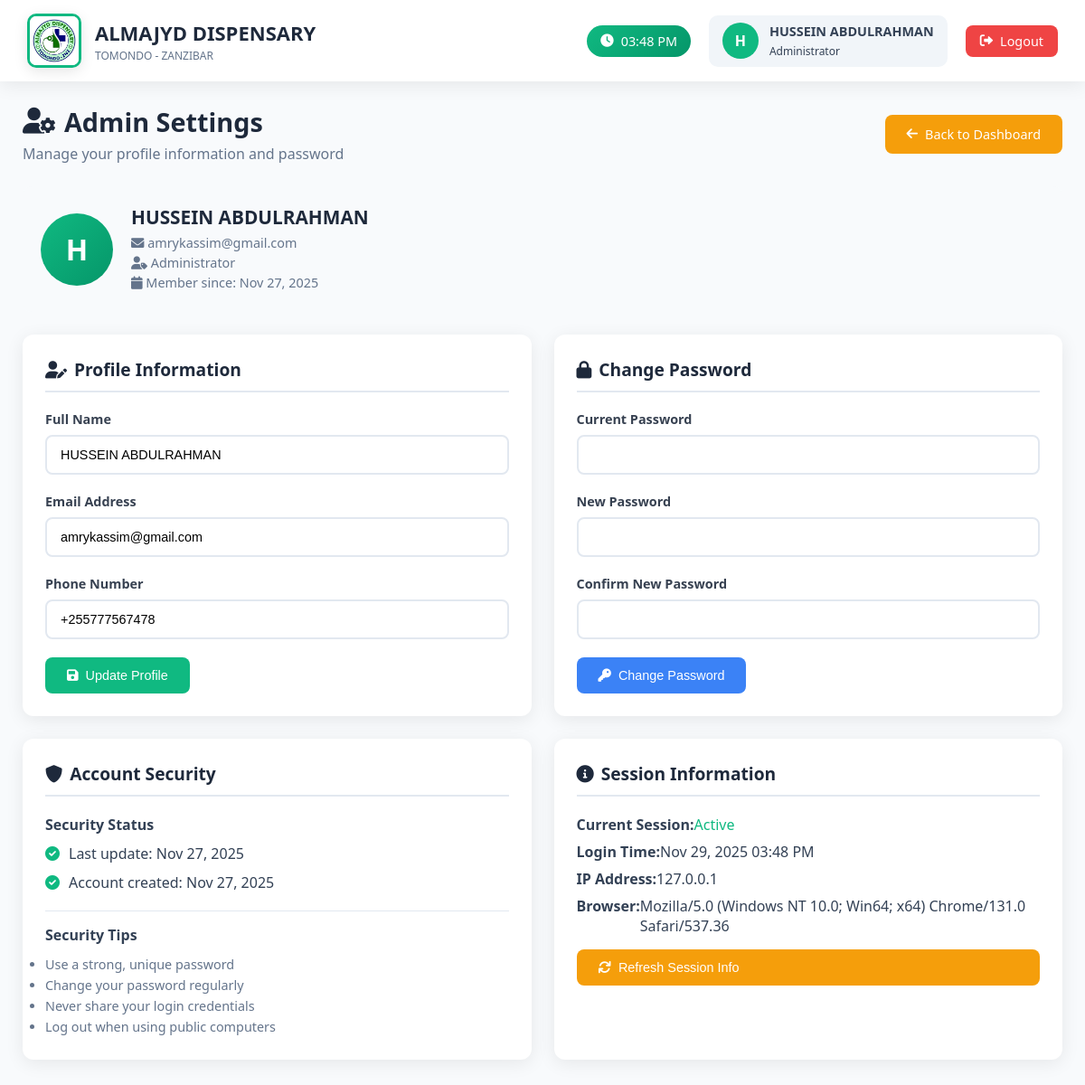
The page /admin/system_settings.php (signed in) on the database its author committed.
### tables this page shows
CREATE TABLE `users` (
  `id` int(11) NOT NULL,
  `username` varchar(50) NOT NULL,
  `password` varchar(255) NOT NULL,
  `email` varchar(100) DEFAULT NULL,
  `role` enum('admin','doctor','receptionist','laboratory','pharmacy','cashier') NOT NULL,
  `full_name` varchar(100) NOT NULL,
  `phone` varchar(20) DEFAULT NULL,
  `district` varchar(50) DEFAULT NULL,
  `region` varchar(50) DEFAULT NULL,
  `status` enum('active','inactive') DEFAULT 'active',
  `created_at` timestamp NOT NULL DEFAULT current_timestamp(),
  `updated_at` timestamp NOT NULL DEFAULT current_timestamp() ON UPDATE current_timestamp()
);

### admin/system_settings.php (the view, shortened to what this page needs)
<?php
require_once '../config.php';
$user_id = $_SESSION['user_id'];
$stmt = $pdo->prepare("SELECT * FROM users WHERE id = ?");
$stmt->execute([$user_id]);
$user = $stmt->fetch(PDO::FETCH_ASSOC);
$last_update = isset($user['updated_at']) && !empty($user['updated_at']) ?
    date('M j, Y', strtotime($user['updated_at'])) :
    date('M j, Y', strtotime($user['created_at']));
?>
<!DOCTYPE html>
<html lang="en">
<head>
    <link rel="stylesheet" href="https://cdnjs.cloudflare.com/ajax/libs/font-awesome/6.0.0/css/all.min.css">
</head>
<body>
    <div class="topbar">
        <div class="logo-section">
            <div class="logo">
                <img src="../images/logo.jpg" alt="Almajyd Dispensary Logo">
            </div>
            <div class="clinic-info">
                <h1>ALMAJYD DISPENSARY</h1>
                <p>TOMONDO - ZANZIBAR</p>
            </div>
        </div>
        <div class="user-area">
            <div class="time-display">
                <i class="fas fa-clock"></i>
                <span id="currentTime"><?php echo date('h:i A'); ?></span>
            </div>
            <div class="user">
                <div class="user-avatar">
                    <?php echo strtoupper(substr($user['full_name'], 0, 1)); ?>
                </div>
                <div>
                    <div style="font-weight:600; font-size: 0.9rem;"><?php echo $user['full_name']; ?></div>
                    <small style="font-size: 0.75rem;">Administrator</small>
                </div>
            </div>
            <a href="../logout.php" class="logout-btn">
                <i class="fas fa-sign-out-alt"></i>
                Logout
            </a>
        </div>
    </div>
    <div class="main">
        <div class="page-header">
            <div>
                <h1 class="page-title">
                    <i class="fas fa-user-cog"></i>
                    Admin Settings
                </h1>
                <p style="color: #64748b; margin-top: 5px;">Manage your profile information and password</p>
            </div>
            <div class="page-actions">
                <a href="dashboard.php" class="btn btn-warning">
                    <i class="fas fa-arrow-left"></i>
                    Back to Dashboard
                </a>
            </div>
        </div>
        <div class="profile-info">
            <div class="profile-avatar">
                <?php echo strtoupper(substr($user['full_name'], 0, 1)); ?>
            </div>
            <div class="profile-details">
                <h4><?php echo htmlspecialchars($user['full_name']); ?></h4>
                <p><i class="fas fa-envelope"></i> <?php echo htmlspecialchars($user['email']); ?></p>
                <p><i class="fas fa-user-tag"></i> Administrator</p>
                <p><i class="fas fa-calendar"></i> Member since: <?php echo date('M j, Y', strtotime($user['created_at'])); ?></p>
            </div>
        </div>
        <div class="settings-grid">
            <div class="settings-card">
                <h3><i class="fas fa-user-edit"></i> Profile Information</h3>
                <form method="POST" action="">
                    <div class="form-group">
                        <label class="form-label">Full Name</label>
                        <input type="text" name="full_name" class="form-input"
                               value="<?php echo htmlspecialchars($user['full_name']); ?>" required>
                    </div>
                    <div class="form-group">
                        <label class="form-label">Email Address</label>
                        <input type="email" name="email" class="form-input"
                               value="<?php echo htmlspecialchars($user['email']); ?>" required>
                    </div>
                    <div class="form-group">
                        <label class="form-label">Phone Number</label>
                        <input type="text" name="phone" class="form-input"
                               value="<?php echo htmlspecialchars($user['phone'] ?? ''); ?>"
                               placeholder="Enter your phone number">
                    </div>
                    <button type="submit" name="update_profile" class="btn btn-success">
                        <i class="fas fa-save"></i> Update Profile
                    </button>
                </form>
            </div>
            <div class="settings-card">
                <h3><i class="fas fa-lock"></i> Change Password</h3>
                <form method="POST" action="" id="passwordForm">
                    <div class="form-group">
                        <label class="form-label">Current Password</label>
                        <input type="password" name="current_password" class="form-input" required>
                    </div>
                    <div class="form-group">
                        <label class="form-label">New Password</label>
                        <input type="password" name="new_password" class="form-input" id="newPassword" required minlength="6">
                    </div>
                    <div class="form-group">
                        <label class="form-label">Confirm New Password</label>
                        <input type="password" name="confirm_password" class="form-input" id="confirmPassword" required minlength="6">
                    </div>
                    <button type="submit" name="update_password" class="btn btn-primary">
                        <i class="fas fa-key"></i> Change Password
                    </button>
                </form>
            </div>
            <div class="settings-card">
                <h3><i class="fas fa-shield-alt"></i> Account Security</h3>
                <div style="margin-bottom: 20px;">
                    <h4 style="margin-bottom: 10px; font-size: 1rem;">Security Status</h4>
                    <div style="display: flex; align-items: center; gap: 10px; margin-bottom: 10px;">
                        <i class="fas fa-check-circle" style="color: #10b981;"></i>
                        <span>Last update: <?php echo $last_update; ?></span>
                    </div>
                    <div style="display: flex; align-items: center; gap: 10px;">
                        <i class="fas fa-check-circle" style="color: #10b981;"></i>
                        <span>Account created: <?php echo date('M j, Y', strtotime($user['created_at'])); ?></span>
                    </div>
                </div>
                <div style="border-top: 1px solid #e2e8f0; padding-top: 15px;">
                    <h4 style="margin-bottom: 10px; font-size: 1rem;">Security Tips</h4>
                    <ul style="color: #64748b; font-size: 0.9rem; line-height: 1.6;">
                        <li>Use a strong, unique password</li>
                        <li>Change your password regularly</li>
                        <li>Never share your login credentials</li>
                        <li>Log out when using public computers</li>
                    </ul>
                </div>
            </div>
            <div class="settings-card">
                <h3><i class="fas fa-info-circle"></i> Session Information</h3>
                <div style="margin-bottom: 15px;">
                    <div style="display: flex; justify-content: between; margin-bottom: 8px;">
                        <span style="font-weight: 600;">Current Session:</span>
                        <span style="color: #10b981;">Active</span>
                    </div>
                    <div style="display: flex; justify-content: between; margin-bottom: 8px;">
                        <span style="font-weight: 600;">Login Time:</span>
                        <span><?php echo date('M j, Y h:i A'); ?></span>
                    </div>
                    <div style="display: flex; justify-content: between; margin-bottom: 8px;">
                        <span style="font-weight: 600;">IP Address:</span>
                        <span><?php echo $_SERVER['REMOTE_ADDR']; ?></span>
                    </div>
                    <div style="display: flex; justify-content: between;">
                        <span style="font-weight: 600;">Browser:</span>
                        <span><?php echo $_SERVER['HTTP_USER_AGENT']; ?></span>
                    </div>
                </div>
                <button onclick="location.reload()" class="btn btn-warning" style="width: 100%;">
                    <i class="fas fa-sync"></i> Refresh Session Info
                </button>
            </div>
        </div>
    </div>
</body>
</html>

### admin/system_settings.php (style rules this page uses)
* { margin: 0; padding: 0; box-sizing: border-box; }
body { font-family: 'Segoe UI', system-ui, sans-serif; background: #f8fafc; color: #334155; }
.topbar { background: white; padding: 15px 30px; box-shadow: 0 4px 20px rgba(0,0,0,0.08); display: flex; justify-content: space-between; align-items: center; position: sticky; top: 0; z-index: 100; flex-wrap: wrap; gap: 15px; }
.logo-section { display: flex; align-items: center; gap: 15px; }
.logo { width: 60px; height: 60px; border-radius: 10px; overflow: hidden; box-shadow: 0 4px 15px rgba(0,0,0,0.1); border: 3px solid #10b981; }
.logo img { width: 100%; height: 100%; object-fit: cover; }
.clinic-info h1 { font-size: 22px; font-weight: 700; color: #1e293b; margin-bottom: 2px; }
.clinic-info p { font-size: 12px; color: #64748b; margin: 0; }
.user-area { display: flex; align-items: center; gap: 20px; flex-wrap: wrap; }
.time-display { background: linear-gradient(135deg, #10b981, #059669); color: white; padding: 8px 15px; border-radius: 25px; font-size: 0.9rem; font-weight: 500; display: flex; align-items: center; gap: 8px; }
.user { display: flex; align-items: center; gap: 12px; background: #f1f5f9; padding: 8px 15px; border-radius: 10px; }
.user-avatar { width: 40px; height: 40px; background: #10b981; border-radius: 50%; display: flex; align-items: center; justify-content: center; color: white; font-weight: bold; font-size: 16px; }
.logout-btn { background: #ef4444; color: white; border: none; padding: 8px 16px; border-radius: 8px; text-decoration: none; font-weight: 500; display: flex; align-items: center; gap: 8px; transition: all 0.3s ease; font-size: 0.9rem; }
.main { padding: 25px; max-width: 1200px; margin: 0 auto; }
.page-header { display: flex; justify-content: space-between; align-items: center; margin-bottom: 25px; flex-wrap: wrap; gap: 15px; }
.page-title { color: #1e293b; font-size: 1.8rem; font-weight: 700; display: flex; align-items: center; gap: 10px; }
.page-actions { display: flex; gap: 10px; flex-wrap: wrap; }
.settings-grid { display: grid; grid-template-columns: repeat(auto-fit, minmax(500px, 1fr)); gap: 25px; margin-bottom: 30px; }
.settings-card { background: white; padding: 25px; border-radius: 12px; box-shadow: 0 4px 20px rgba(0,0,0,0.08); }
.settings-card h3 { margin-bottom: 20px; color: #1e293b; border-bottom: 2px solid #e2e8f0; padding-bottom: 10px; display: flex; align-items: center; gap: 8px; font-size: 1.2rem; }
.profile-info { display: flex; align-items: center; gap: 20px; margin-bottom: 25px; padding: 20px; background: #f8fafc; border-radius: 10px; }
.profile-avatar { width: 80px; height: 80px; background: linear-gradient(135deg, #10b981, #059669); border-radius: 50%; display: flex; align-items: center; justify-content: center; color: white; font-weight: bold; font-size: 2rem; }
.profile-details h4 { color: #1e293b; margin-bottom: 5px; font-size: 1.3rem; }
.profile-details p { color: #64748b; margin-bottom: 3px; font-size: 0.9rem; }
.form-group { margin-bottom: 20px; }
.form-label { display: block; margin-bottom: 8px; font-weight: 600; color: #374151; font-size: 0.9rem; }
.form-input { width: 100%; padding: 12px 15px; border: 2px solid #e2e8f0; border-radius: 8px; font-size: 0.9rem; transition: all 0.3s ease; }
.btn { padding: 12px 24px; border: none; border-radius: 8px; text-decoration: none; font-weight: 500; font-size: 0.9rem; transition: all 0.3s ease; display: inline-flex; align-items: center; gap: 8px; cursor: pointer; }
.btn-primary { background: #3b82f6; color: white; }
.btn-success { background: #10b981; color: white; }
.btn-warning { background: #f59e0b; color: white; }

### rows shown on the page
users: full_name "H", full_name "HUSSEIN ABDULRAHMAN", email "amrykassim@gmail.com", created_at "Nov 27, 2025", phone "+255777567478", updated_at "Nov 27, 2025"

### other values the page prints
$_SERVER['REMOTE_ADDR'] "127.0.0.1"
$_SERVER['HTTP_USER_AGENT'] "Mozilla/5.0 (Windows NT 10.0; Win64; x64) Chrome/131.0 Safari/537.36"
